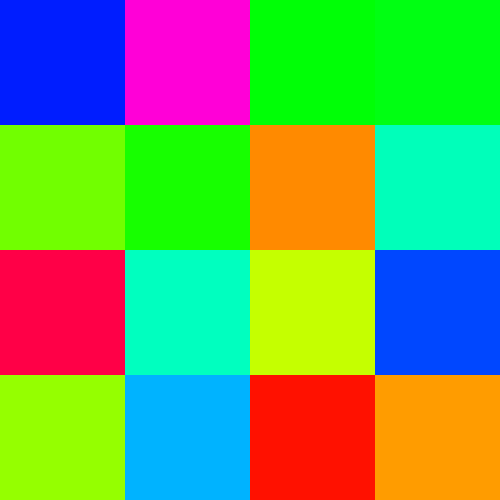
Frame 1 (no input)
Frame 60 (the mouse pressed at the canvas centre just before this capture): identical to frame 1, image omitted
Frame 120 (the mouse held since frame 60 and released just before this capture): identical to frame 1, image omitted

The Processing sketch that drew this single still picture (run headless with seeded random() and noise(); from frame 60 on, the mouse is pressed at the canvas centre):

// Processing sketch: flip
// ── flip.pde
import java.util.Collections;
import java.util.Arrays;

int waitTime = 1000;
long now;
long last;
long deltaTime;

boolean click = false;

GameManager gm;

void setup() {
  size(500, 500);
  colorMode(HSB);
  
  gm = new GameManager(4,4);  // rows * cols must be even
  
  now = 0;
  last = 0;
  deltaTime = 0;
}

void draw() {
  if(mousePressed) { click = true; }
  if(click && !mousePressed) {
    gm.mouseCheck(mouseX, mouseY);
    click = false;
  }
  
  
  gm.display();
  surface.setTitle("Score: " + gm.score);
}

// ── FlipButton.pde


class FlipButton {
  float x, y, w, h;
  int hue, group;
  boolean flipped;
  boolean matched = false;
  long timer;
  int dur;
  boolean timerSet = false;
  
  FlipButton(float x, float y, float w, float h, int group) {
    this.x = x;
    this.y = y;
    this.w = w;
    this.h = h;
    this.group = group;
    
    hue = (int)random(256);
    
    flipped = false;
    timer = 0;
    dur = -1;
  }
  
  void display() {
    noStroke();
    if(flipped) {
      fill(0);
      if(matched) { fill(#6F6F6F); }
      rect(x, y, w, h);
      fill(255);
      if(matched) { fill(#69C177); }
      textSize(h/2);
      text(group, x+(w/2), y+(h/2));
    } else {
      if(checkTimer()) {
        fill(hue, 255, 255);
        rect(x, y, w, h);
      }
    }
  }
    
    void setTimer(int dur) {
      println("Set timer for button at " + x + " " + y);
      timer = millis();
      this.dur = dur;
      timerSet = true;
    }
    
    boolean checkTimer() {
      if(!timerSet) { return true; }
      if(millis() - timer >= dur) {
        timer = 0;
        dur = -1;
        flipped = false;
        println("Timer ran out!");
        timerSet = false;
        return true;
      }
      return false;
    }
  
  boolean pointOver(float x, float y) {
    return ((x >= this.x && x <= this.x+w) && (y >= this.y && y <= this.y+h));
  }
}

class GameManager {
  int rows, cols, score, flippedGroup;
  long timer;
  FlipButton[][] buttons;
  ArrayList<FlipButton> flippedButtons;
  int DELAY_FLIP = 1000; // how long to wait to flip back on wrong answer
  
  GameManager(int rows, int cols) {
    this.rows = rows;
    this.cols = cols;
    assert((rows*cols) % 2 == 0); // Must be an even number of buttons
    
    int groupIndex = 1;
    ArrayList<Integer> groups = new ArrayList<>();
    for(int i = 0; i < rows * cols; i += 2) {
      groups.add(groupIndex);
      groups.add(groupIndex);
      groupIndex++;
      
      
    }
    
    Collections.shuffle(groups);
    
    float xInterval = width/rows;
    float yInterval = height/cols;
    
    groupIndex = 0;
    buttons = new FlipButton[rows][cols];
    for(int i = 0; i < rows; i++) {
      for(int j = 0; j < cols; j++) {
        buttons[i][j] = new FlipButton(xInterval*i, yInterval*j, xInterval, yInterval, groups.get(groupIndex));
        groupIndex++;
      }
    }
    flippedGroup = 0;
    score = (rows * cols) * 3;
    flippedButtons = new ArrayList<FlipButton>();
    
    timer = millis();
  }
  
  void mouseCheck(int mX, int mY) {
    for(int i = 0; i < rows; i++) {
      for(int j = 0; j < cols; j++) {
        if(buttons[i][j].pointOver(mX, mY) && buttons[i][j].flipped == false) {
          flip(buttons[i][j]);
        }
      }
    }
  }
  
  void flip(FlipButton button) {
    score--;
    int flippedCount = flippedButtons.size();
    if(flippedCount == 0) {
      flippedGroup = button.group;
      flippedButtons.add(button);
      button.flipped = true;
    } else if(button.group == flippedGroup) {
      flippedButtons.add(button);
      button.flipped = true;
      for(FlipButton b : flippedButtons) {
        b.matched = true;
      }
      flippedButtons.clear();
    } else {
      flippedButtons.add(button);
      button.flipped = true;
      button.display();
      for(FlipButton b : flippedButtons) {
        b.flipped = false;
        b.setTimer(DELAY_FLIP);
      }
      flippedButtons.clear();
    }
  }
  
  void display() {
    // Draw buttons
    for(int i = 0; i < rows; i++) {
      for(int j = 0; j < cols; j++) {
        buttons[i][j].display();
      }
    }
  }
}
